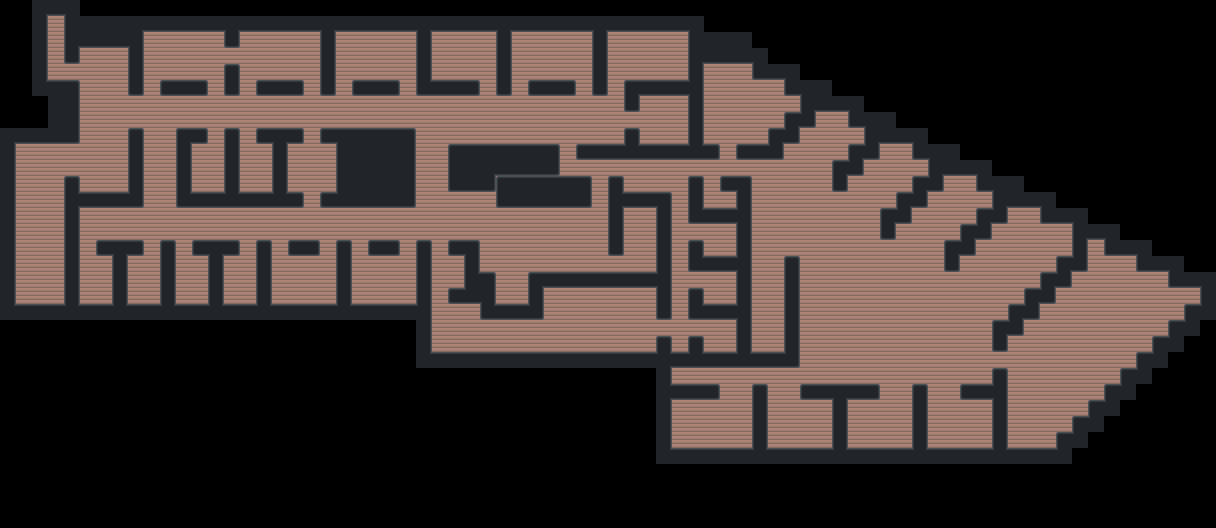

A 2D game scene composited from a Tiled map and its tileset images. What follows is a short description and the map's XML, with each tile layer's data collapsed to a summary:
An orthogonal 76x33 tile map with 16x16 px tiles, 2 tile layers (ground, walls), 2 tilesets and 32 objects.

<map version="1.9" tiledversion="1.9.2" orientation="orthogonal" renderorder="right-down" width="76" height="33" tilewidth="16" tileheight="16" infinite="0" nextlayerid="13" nextobjectid="87">
 <editorsettings>
  <export target="../exported-tilemaps/dbnF1.json" format="json" />
 </editorsettings>
 <tileset firstgid="1" name="Planks" tilewidth="16" tileheight="16" tilecount="272" columns="17">
  <image source="../exported-images/plankTiles.png" width="272" height="256" />
  <tile id="141">
   <properties>
    <property name="ge_collide" type="bool" value="true" />
   </properties>
  </tile>
  <tile id="142">
   <properties>
    <property name="ge_collide" type="bool" value="true" />
   </properties>
  </tile>
  <tile id="143">
   <properties>
    <property name="ge_collide" type="bool" value="true" />
   </properties>
  </tile>
  <tile id="144">
   <properties>
    <property name="ge_collide" type="bool" value="true" />
   </properties>
  </tile>
  <tile id="153">
   <properties>
    <property name="ge_collide" type="bool" value="true" />
   </properties>
  </tile>
  <tile id="154">
   <properties>
    <property name="ge_collide" type="bool" value="true" />
   </properties>
  </tile>
  <tile id="155">
   <properties>
    <property name="ge_collide" type="bool" value="true" />
   </properties>
  </tile>
  <tile id="156">
   <properties>
    <property name="ge_collide" type="bool" value="true" />
   </properties>
  </tile>
  <tile id="157">
   <properties>
    <property name="ge_collide" type="bool" value="true" />
   </properties>
  </tile>
  <tile id="158">
   <properties>
    <property name="ge_collide" type="bool" value="true" />
   </properties>
  </tile>
  <tile id="159">
   <properties>
    <property name="ge_collide" type="bool" value="true" />
   </properties>
  </tile>
  <tile id="160">
   <properties>
    <property name="ge_collide" type="bool" value="true" />
   </properties>
  </tile>
  <tile id="161">
   <properties>
    <property name="ge_collide" type="bool" value="true" />
   </properties>
  </tile>
  <tile id="170">
   <properties>
    <property name="ge_collide" type="bool" value="true" />
   </properties>
  </tile>
  <tile id="171">
   <properties>
    <property name="ge_collide" type="bool" value="true" />
   </properties>
  </tile>
  <tile id="172">
   <properties>
    <property name="ge_collide" type="bool" value="true" />
   </properties>
  </tile>
  <tile id="173">
   <properties>
    <property name="ge_collide" type="bool" value="true" />
   </properties>
  </tile>
  <tile id="174">
   <properties>
    <property name="ge_collide" type="bool" value="true" />
   </properties>
  </tile>
  <tile id="175">
   <properties>
    <property name="ge_collide" type="bool" value="true" />
   </properties>
  </tile>
  <tile id="176">
   <properties>
    <property name="ge_collide" type="bool" value="true" />
   </properties>
  </tile>
  <tile id="177">
   <properties>
    <property name="ge_collide" type="bool" value="true" />
   </properties>
  </tile>
  <tile id="178">
   <properties>
    <property name="ge_collide" type="bool" value="true" />
   </properties>
  </tile>
  <tile id="187">
   <properties>
    <property name="ge_collide" type="bool" value="true" />
   </properties>
  </tile>
  <tile id="188">
   <properties>
    <property name="ge_collide" type="bool" value="true" />
   </properties>
  </tile>
  <tile id="189">
   <properties>
    <property name="ge_collide" type="bool" value="true" />
   </properties>
  </tile>
  <tile id="190">
   <properties>
    <property name="ge_collide" type="bool" value="true" />
   </properties>
  </tile>
  <tile id="191">
   <properties>
    <property name="ge_collide" type="bool" value="true" />
   </properties>
  </tile>
  <tile id="192">
   <properties>
    <property name="ge_collide" type="bool" value="true" />
   </properties>
  </tile>
  <tile id="193">
   <properties>
    <property name="ge_collide" type="bool" value="true" />
   </properties>
  </tile>
  <tile id="194">
   <properties>
    <property name="ge_collide" type="bool" value="true" />
   </properties>
  </tile>
  <tile id="195">
   <properties>
    <property name="ge_collide" type="bool" value="true" />
   </properties>
  </tile>
  <tile id="204">
   <properties>
    <property name="ge_collide" type="bool" value="true" />
   </properties>
  </tile>
  <tile id="205">
   <properties>
    <property name="ge_collide" type="bool" value="true" />
   </properties>
  </tile>
  <tile id="206">
   <properties>
    <property name="ge_collide" type="bool" value="true" />
   </properties>
  </tile>
  <tile id="207">
   <properties>
    <property name="ge_collide" type="bool" value="true" />
   </properties>
  </tile>
  <tile id="208">
   <properties>
    <property name="ge_collide" type="bool" value="true" />
   </properties>
  </tile>
  <tile id="209">
   <properties>
    <property name="ge_collide" type="bool" value="true" />
   </properties>
  </tile>
  <tile id="210">
   <properties>
    <property name="ge_collide" type="bool" value="true" />
   </properties>
  </tile>
  <tile id="211">
   <properties>
    <property name="ge_collide" type="bool" value="true" />
   </properties>
  </tile>
  <tile id="212">
   <properties>
    <property name="ge_collide" type="bool" value="true" />
   </properties>
  </tile>
 </tileset>
 <tileset firstgid="273" name="Player" tilewidth="16" tileheight="16" tilecount="1" columns="1">
  <image source="../exported-images/player.png" width="16" height="16" />
 </tileset>
 <layer id="1" name="ground" width="76" height="33">
  <data>[2508 cells, 1454 non-empty, 43 distinct tile ids]</data>
 </layer>
 <layer id="8" name="walls" width="76" height="33">
  <data>[2508 cells, 550 non-empty, 37 distinct tile ids]</data>
 </layer>
 <objectgroup id="12" name="coins">
  <object id="50" gid="223" x="464" y="224" width="16" height="16">
   <properties>
    <property name="isCollected" type="bool" value="false" />
   </properties>
  </object>
  <object id="54" gid="223" x="384" y="288" width="16" height="16" />
  <object id="55" gid="223" x="224" y="272" width="16" height="16" />
  <object id="56" gid="223" x="144" y="304" width="16" height="16" />
  <object id="57" gid="223" x="96" y="288" width="16" height="16" />
  <object id="58" gid="223" x="32" y="288" width="16" height="16" />
  <object id="59" gid="223" x="48" y="32" width="16" height="16" />
  <object id="60" gid="223" x="176" y="64" width="16" height="16" />
  <object id="61" gid="223" x="272" y="64" width="16" height="16" />
  <object id="62" gid="223" x="368" y="48" width="16" height="16" />
  <object id="63" gid="223" x="448" y="64" width="16" height="16" />
  <object id="64" gid="223" x="560" y="48" width="16" height="16" />
  <object id="65" gid="223" x="304" y="176" width="16" height="16" />
  <object id="66" gid="223" x="256" y="160" width="16" height="16" />
  <object id="67" gid="223" x="208" y="192" width="16" height="16" />
  <object id="68" gid="223" x="672" y="352" width="16" height="16" />
  <object id="69" gid="223" x="720" y="208" width="16" height="16" />
  <object id="70" gid="223" x="656" y="128" width="16" height="16" />
  <object id="71" gid="223" x="656" y="64" width="16" height="16" />
  <object id="72" gid="223" x="448" y="336" width="16" height="16" />
  <object id="73" gid="223" x="672" y="384" width="16" height="16" />
  <object id="74" gid="223" x="688" y="432" width="16" height="16" />
  <object id="75" gid="223" x="800" y="432" width="16" height="16" />
  <object id="76" gid="223" x="864" y="432" width="16" height="16" />
  <object id="77" gid="223" x="960" y="432" width="16" height="16" />
  <object id="78" gid="223" x="720" y="128" width="16" height="16" />
  <object id="79" gid="223" x="816" y="160" width="16" height="16" />
  <object id="80" gid="223" x="880" y="192" width="16" height="16" />
  </objectgroup>
</map>
<!-- 4 of 32 objects omitted -->
